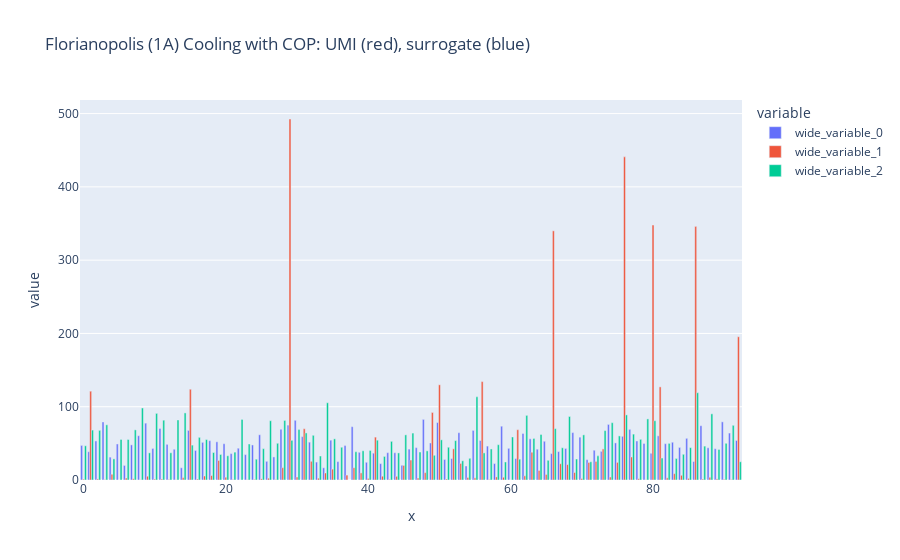

Notebook code for this chart:
### Code cell
# px.bar(x=annual_predictions.index, y=annual_predictions["Cooling"], title="Surrogate")
fig = px.bar(
    x=annual_predictions.index,
    y=[
        annual_predictions.Cooling.divide(COP_COOLING),
        umi_df[umi_df["load"] == "cooling"]["annual"].divide(tfa, axis=0),
        CS_building_results['cooling'].sum(axis=1),
    ],
    title="Florianopolis (1A) Cooling with COP: UMI (red), surrogate (blue)",
    barmode="group"
)
fig.show()

### Figure 1 — Plotly figure (JSON) as saved in the notebook; plotly's stock layout.template omitted (floating-point values rounded to 4 significant figures)
{"data": [{"alignmentgroup": "True", "hovertemplate": "variable=wide_variable_0<br>x=%{x}<br>value=%{y}<extra></extra>", "legendgroup": "wide_variable_0", "marker": {"color": "#636efa", "pattern": {"shape": ""}}, "name": "wide_variable_0", "offsetgroup": "wide_variable_0", "orientation": "v", "showlegend": true, "textposition": "auto", "type": "bar", "x": [0, 1, 2, 3, 4, 5, 6, 7, 8, 9, 10, 11, 12, 13, 14, 15, 16, 17, 18, 19, 20, 21, 22, 23, 24, 25, 26, 27, 28, 29, 30, 31, 32, 33, 34, 35, 36, 37, 38, 39, 40, 41, 42, 43, 44, 45, 46, 47, 48, 49, 50, 51, 52, 53, 54, 55, 56, 57, 58, 59, 60, 61, 62, 63, 64, 65, 66, 67, 68, 69, 70, 71, 72, 73, 74, 75, 76, 77, 78, 79, 80, 81, 82, 83, 84, 85, 86, 87, 88, 89, 90, 91, 92], "xaxis": "x", "y": [47.17, 38.6, 53.3, 79.28, 31.19, 49.17, 19.86, 47.94, 60.41, 77.58, 43.06, 70.44, 48.64, 41.95, 16.69, 67.68, 40.35, 51.36, 53.64, 52.1, 49.49, 35.97, 43.37, 34.67, 47.84, 61.7, 25.46, 31.48, 69.14, 74.87, 81.45, 59.16, 51.62, 24.47, 16.64, 54.36, 25.07, 46.99, 72.74, 37.78, 24.17, 36.59, 22.35, 37.28, 37.18, 20.12, 42.17, 44.16, 82.68, 50.51, 78.4, 28.02, 29.27, 64.55, 19.18, 67.67, 53.88, 46.27, 22.41, 73.41, 43.22, 29.31, 63.41, 56.19, 42.03, 52.87, 36.01, 38.77, 43.04, 64.68, 58.46, 27.74, 40.61, 39.02, 75.83, 50.62, 59.6, 69.12, 53.23, 49.89, 36.45, 60.24, 49.55, 51.53, 44.45, 56.85, 25.23, 74.1, 43.95, 42.68, 79.35, 64.06, 53.95], "yaxis": "y"}, {"alignmentgroup": "True", "hovertemplate": "variable=wide_variable_1<br>x=%{x}<br>value=%{y}<extra></extra>", "legendgroup": "wide_variable_1", "marker": {"color": "#EF553B", "pattern": {"shape": ""}}, "name": "wide_variable_1", "offsetgroup": "wide_variable_1", "orientation": "v", "showlegend": true, "textposition": "auto", "type": "bar", "x": [0, 1, 2, 3, 4, 5, 6, 7, 8, 9, 10, 11, 12, 13, 14, 15, 16, 17, 18, 19, 20, 21, 22, 23, 24, 25, 26, 27, 28, 29, 30, 31, 32, 33, 34, 35, 36, 37, 38, 39, 40, 41, 42, 43, 44, 45, 46, 47, 48, 49, 50, 51, 52, 53, 54, 55, 56, 57, 58, 59, 60, 61, 62, 63, 64, 65, 66, 67, 68, 69, 70, 71, 72, 73, 74, 75, 76, 77, 78, 79, 80, 81, 82, 83, 84, 85, 86, 87, 88, 89, 90, 91, 92], "xaxis": "x", "y": [1.073, 121.2, 1.47, 0.5446, 7.821, 0.05407, 2.697, 1.715, 0.3454, 5.177, 1.247, 1.279, 0.8001, 0.2824, 3.327, 123.8, 1.292, 5.455, 6.084, 26.68, 3.777, 0.6399, 0.1111, 0.4535, 0.8423, 1.544, 2.462, 0.5686, 16.8, 492.6, 4.064, 69.94, 25.53, 2.463, 9.588, 14.81, 0.4807, 6.68, 16.79, 9.682, 2.217, 58.52, 5.18, 0.7924, 5.042, 19.9, 27.17, 2.718, 10.05, 92.16, 129.9, 1.319, 42.56, 22.6, 3.485, 2.925, 134.3, 0.5999, 4.208, 3.751, 0.09269, 68.63, 5.66, 38.01, 13.01, 7.569, 340.0, 22.2, 21.04, 10.21, 2.007, 23.99, 25.35, 42.42, 4.061, 24.04, 441.0, 31.43, 1.757, 0.2272, 347.9, 127.1, 2.972, 8.662, 6.446, 2.219, 346.1, 1.267, 3.62, 1.52, 0.9822, 0.6532, 195.5], "yaxis": "y"}, {"alignmentgroup": "True", "hovertemplate": "variable=wide_variable_2<br>x=%{x}<br>value=%{y}<extra></extra>", "legendgroup": "wide_variable_2", "marker": {"color": "#00cc96", "pattern": {"shape": ""}}, "name": "wide_variable_2", "offsetgroup": "wide_variable_2", "orientation": "v", "showlegend": true, "textposition": "auto", "type": "bar", "x": [0, 1, 2, 3, 4, 5, 6, 7, 8, 9, 10, 11, 12, 13, 14, 15, 16, 17, 18, 19, 20, 21, 22, 23, 24, 25, 26, 27, 28, 29, 30, 31, 32, 33, 34, 35, 36, 37, 38, 39, 40, 41, 42, 43, 44, 45, 46, 47, 48, 49, 50, 51, 52, 53, 54, 55, 56, 57, 58, 59, 60, 61, 62, 63, 64, 65, 66, 67, 68, 69, 70, 71, 72, 73, 74, 75, 76, 77, 78, 79, 80, 81, 82, 83, 84, 85, 86, 87, 88, 89, 90, 91, 92], "xaxis": "x", "y": [46.68, 68.14, 67.75, 75.29, 28.81, 55.37, 55.26, 68.41, 98.29, 37.03, 90.89, 81.62, 37.13, 81.95, 91.54, 47.61, 58.18, 55.17, 37.52, 34.83, 33.05, 38.0, 82.63, 49.12, 28.39, 42.73, 80.88, 50.11, 81.28, 54.1, 68.8, 64.23, 60.98, 32.73, 105.4, 56.15, 44.7, 0, 38.52, 39.86, 40.28, 54.34, 32.17, 52.73, 36.95, 61.6, 64.03, 38.1, 39.76, 33.73, 54.82, 44.69, 53.74, 26.21, 29.6, 113.5, 36.97, 42.36, 48.16, 24.61, 58.72, 28.39, 88.16, 56.68, 62.07, 26.87, 70.09, 43.97, 86.66, 28.63, 61.6, 24.85, 32.93, 67.42, 78.19, 60.16, 88.85, 62.6, 55.49, 83.36, 80.88, 29.92, 49.97, 29.38, 35.07, 44.16, 119.1, 46.25, 90.27, 41.71, 50.08, 74.59, 24.86], "yaxis": "y"}], "layout": {"barmode": "group", "legend": {"title": {"text": "variable"}, "tracegroupgap": 0}, "title": {"text": "Florianopolis (1A) Cooling with COP: UMI (red), surrogate (blue)"}, "xaxis": {"anchor": "y", "domain": [0, 1], "title": {"text": "x"}}, "yaxis": {"anchor": "x", "domain": [0, 1], "title": {"text": "value"}}}}
